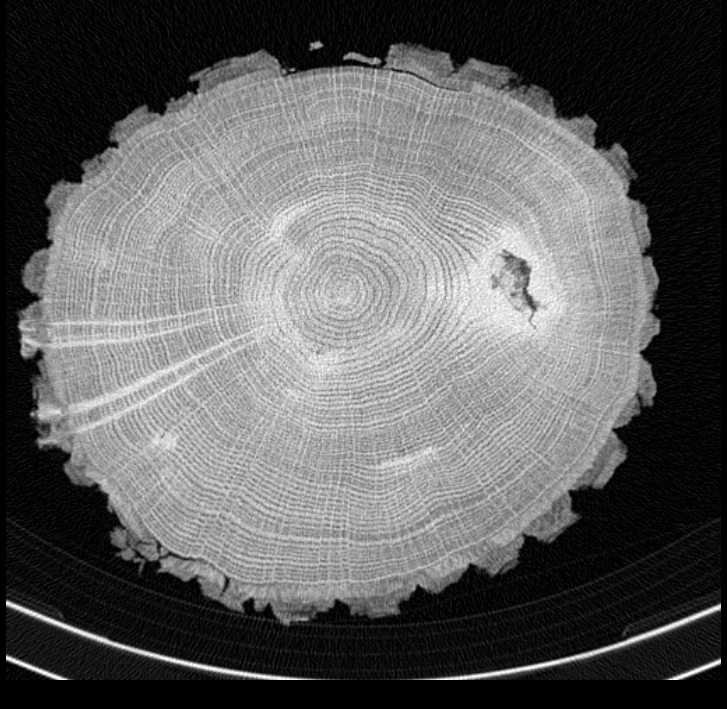
#> input picture images/challenge_bark_boundary.png, 727 x 709 px
$ python -i seg_trhlina.py   (imports and definitions only)   (older library calls are emulated)
#> lines starting #> are read from the running program, lines starting #| are printed output that depends on the picture
#> further down, picture is the input picture: shape (709, 727); min 0, max 255, mean 95.2
import cv2
import numpy as np
import improutils as iu


# [15 lines left out: functions aspect_ratio, roundness, not called in this run]


def _enhance_cracks(gray, clip_limit=2.5, tile_grid_size=(8, 8), gamma=1.35):
	"""Enhance local contrast and brightness so cracks are easier to detect."""
#> called with clip_limit = 2.5, tile_grid_size = (8, 8), gamma = 1.35
	gray_norm = cv2.normalize(gray, None, 0, 255, cv2.NORM_MINMAX, dtype=cv2.CV_8U)

	clahe = cv2.createCLAHE(clipLimit=float(clip_limit), tileGridSize=tile_grid_size)
	clahe_img = clahe.apply(gray_norm)
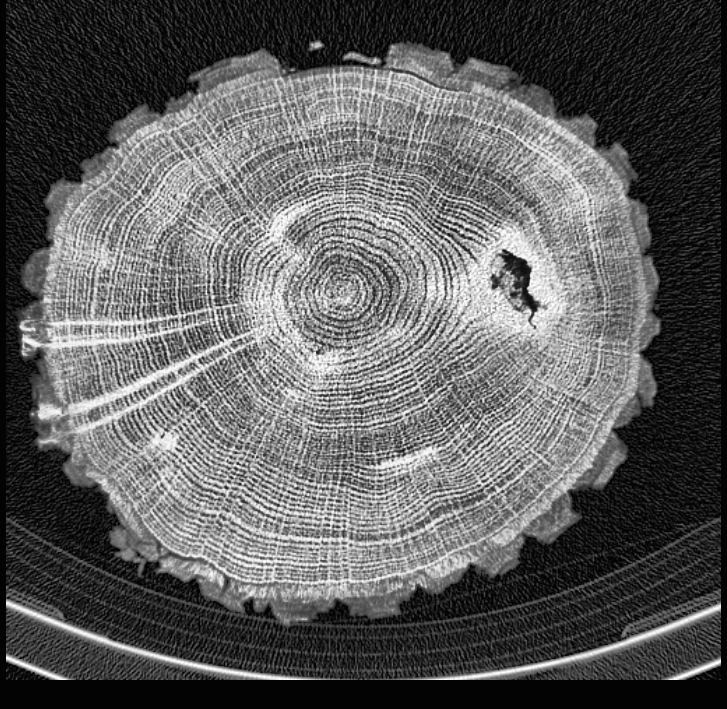
#> clahe_img: shape (709, 727); min 2, max 255, mean 94

	gamma = max(0.1, float(gamma))
	if abs(gamma - 1.0) < 1e-6:
		return clahe_img

	lut = np.array([
		((value / 255.0) ** (1.0 / gamma)) * 255 for value in range(256)
	], dtype=np.uint8)
	return cv2.LUT(clahe_img, lut)
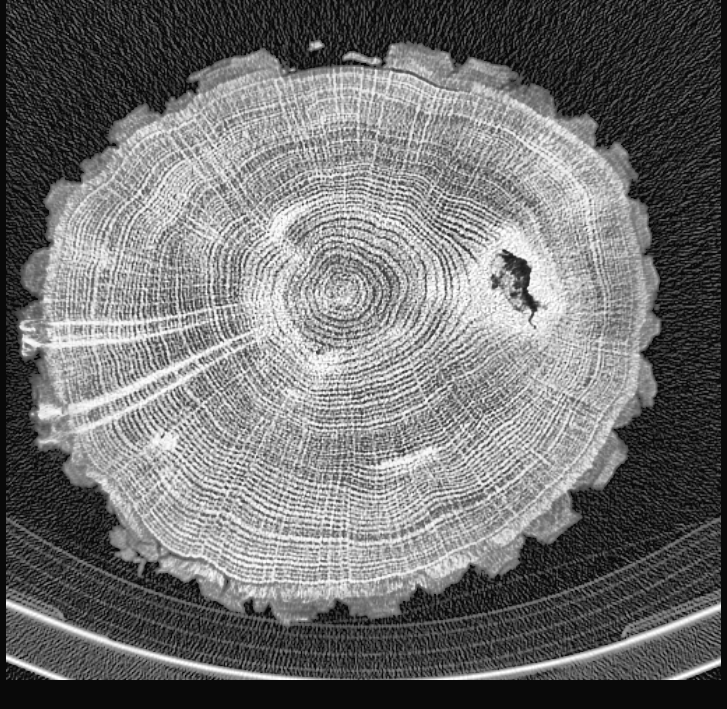
#> returned value: shape (709, 727); min 7, max 255, mean 112.9


# [84 lines left out: function segment_cracks, not called in this run]

>>> import cv2
>>> picture = cv2.imread('../../../images/challenge_bark_boundary.png', cv2.IMREAD_GRAYSCALE)
>>> result = _enhance_cracks(picture)

$ run again, on images/challenge_crack_rot.png
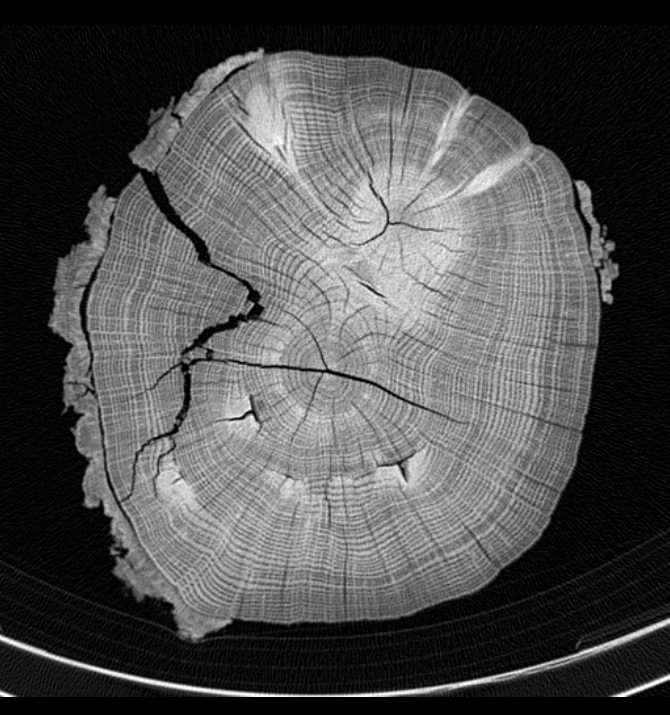
#> input picture images/challenge_crack_rot.png, 670 x 715 px
#> picture is the input picture: shape (715, 670); min 0, max 255, mean 77.9
#> in _enhance_cracks, `clahe_img = clahe.apply(gray_norm)`:
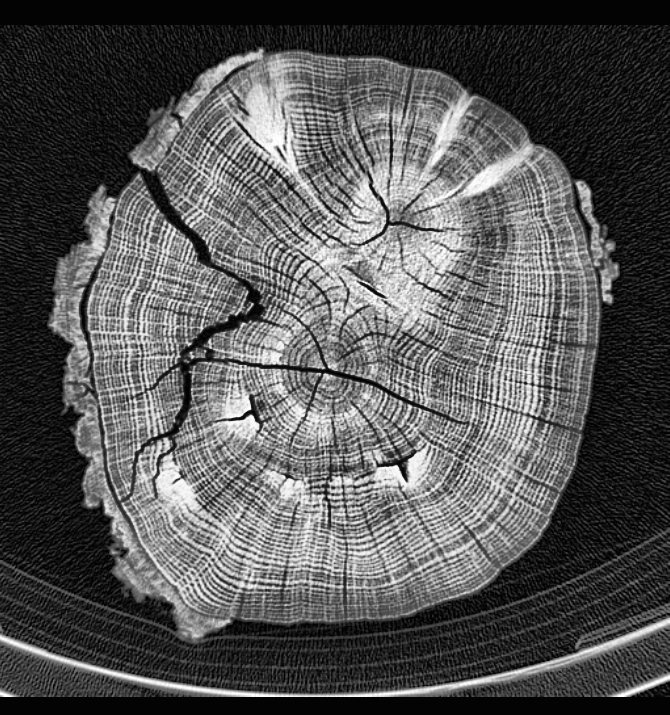
#> clahe_img: shape (715, 670); min 0, max 255, mean 85.7
#> in _enhance_cracks, `return cv2.LUT(clahe_img, lut)`:
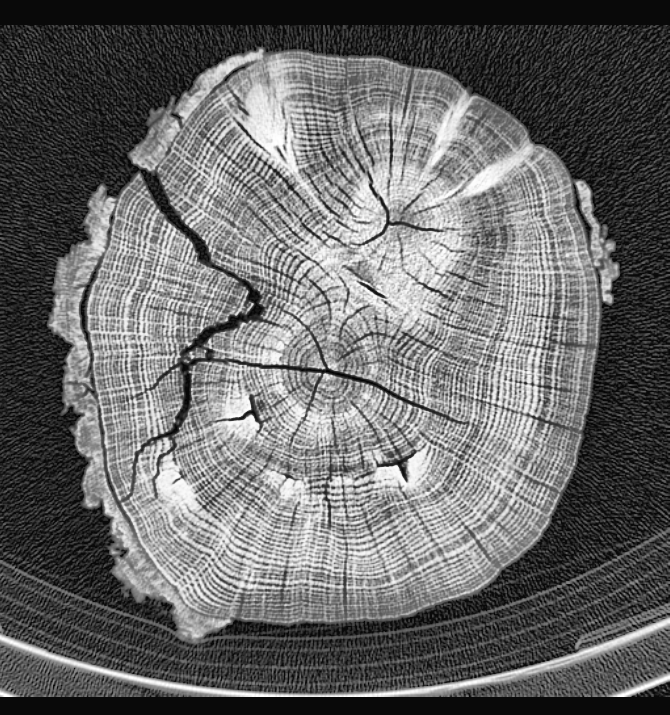
#> returned value: shape (715, 670); min 0, max 255, mean 104.6

$ run again, on images/challenge_knot_rot_boundary.png
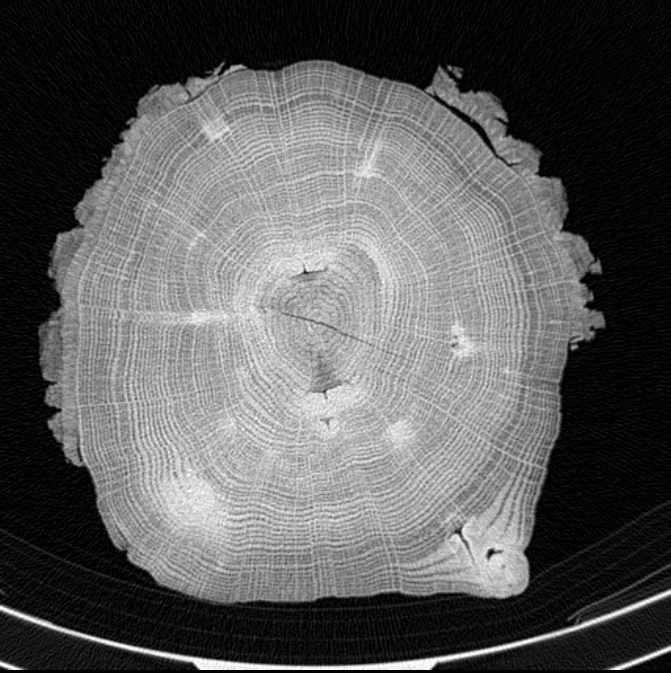
#> input picture images/challenge_knot_rot_boundary.png, 671 x 673 px
#> picture is the input picture: shape (673, 671); min 0, max 255, mean 91.7
#> in _enhance_cracks, `clahe_img = clahe.apply(gray_norm)`:
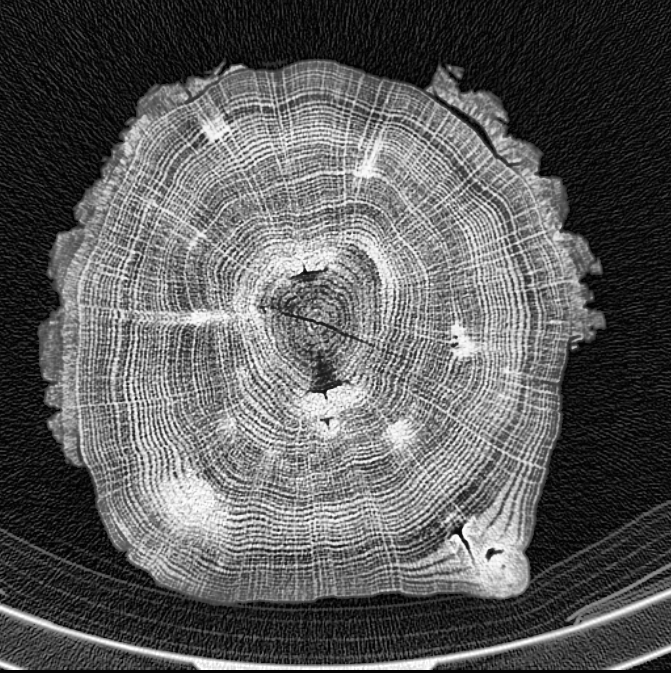
#> clahe_img: shape (673, 671); min 1, max 255, mean 91.8
#> in _enhance_cracks, `return cv2.LUT(clahe_img, lut)`:
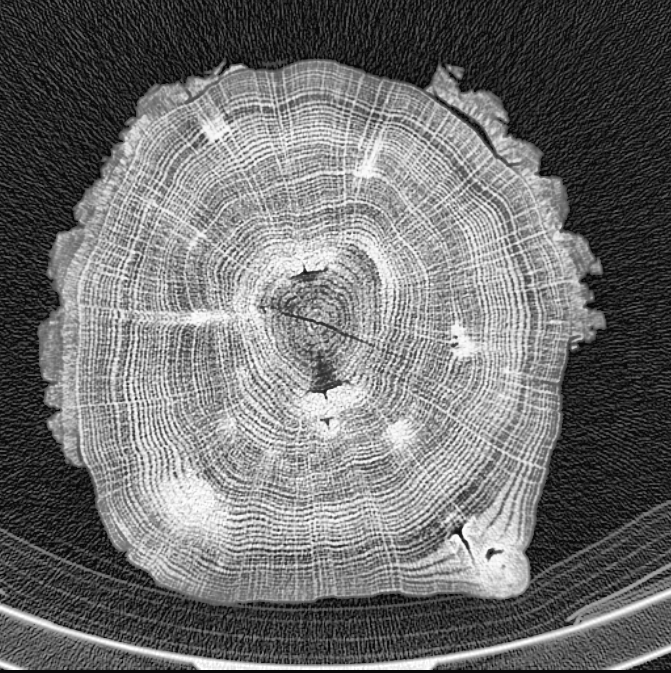
#> returned value: shape (673, 671); min 4, max 255, mean 111.2

$ run again, on images/challenge_thin_crack.png
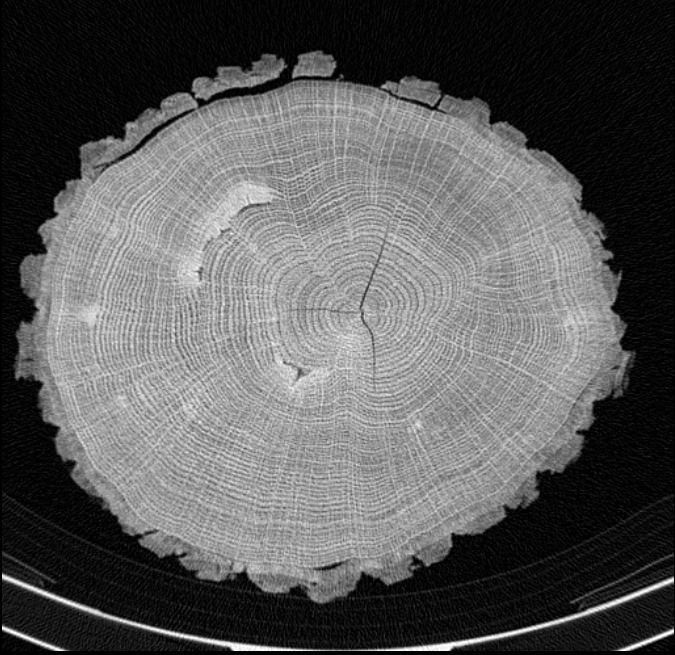
#> input picture images/challenge_thin_crack.png, 675 x 655 px
#> picture is the input picture: shape (655, 675); min 0, max 255, mean 90.3
#> in _enhance_cracks, `clahe_img = clahe.apply(gray_norm)`:
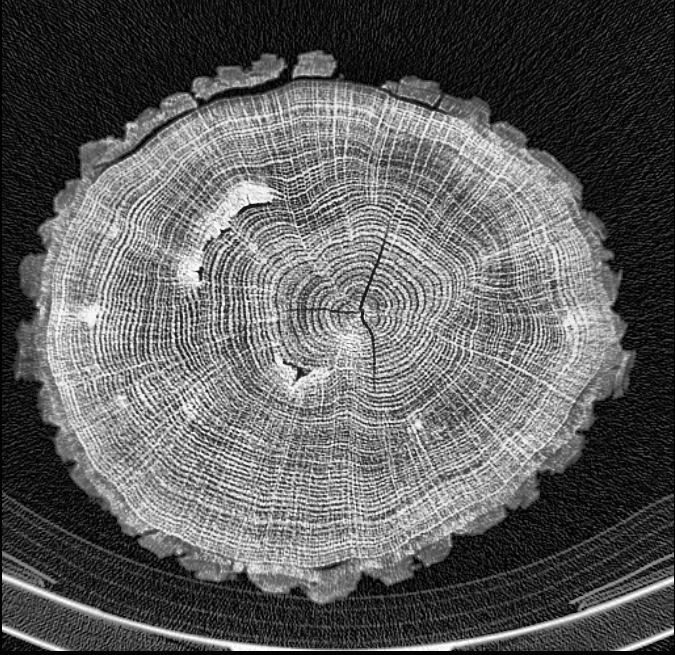
#> clahe_img: shape (655, 675); min 2, max 255, mean 94.4
#> in _enhance_cracks, `return cv2.LUT(clahe_img, lut)`:
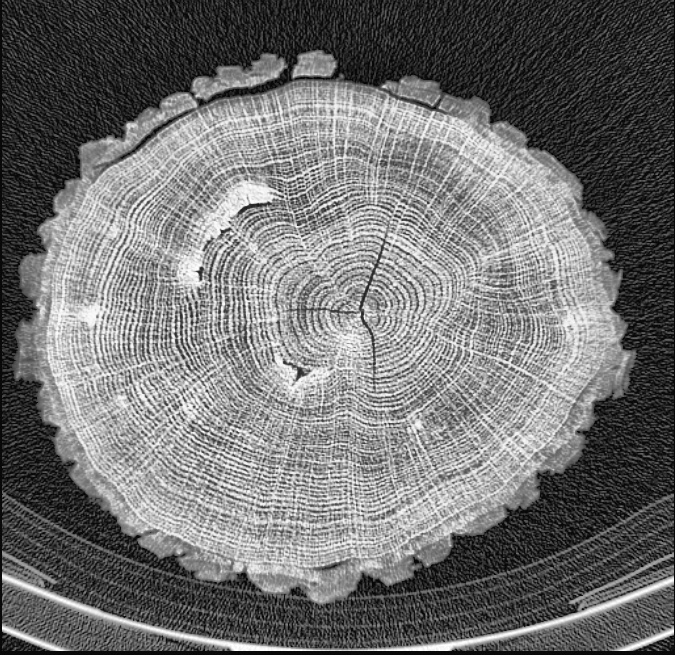
#> returned value: shape (655, 675); min 7, max 255, mean 113.9
